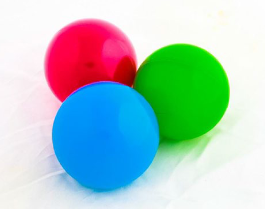
#> input picture openCV/imagenes/imagenes/bolas_de_color.png, 265 x 209 px, given in place of the camera
$ python video_color_selection.py
#> lines starting #> are read from the running program, lines starting #| are printed output that depends on the picture; after the words box and inside, x2 and y2 are one past the last pixel; in counts of white or black regions, pixels touching at a corner belong together
import cv2
import numpy as np

def empty(a):
	pass


def stackImages(scale,imgArray):
    rows = len(imgArray)
    cols = len(imgArray[0])
    rowsAvailable = isinstance(imgArray[0], list)
    width = imgArray[0][0].shape[1]
    height = imgArray[0][0].shape[0]
    if rowsAvailable:
        for x in range ( 0, rows):
            for y in range(0, cols):
                if imgArray[x][y].shape[:2] == imgArray[0][0].shape [:2]:
                    imgArray[x][y] = cv2.resize(imgArray[x][y], (0, 0), None, scale, scale)
                else:
                    imgArray[x][y] = cv2.resize(imgArray[x][y], (imgArray[0][0].shape[1], imgArray[0][0].shape[0]), None, scale, scale)
                if len(imgArray[x][y].shape) == 2: imgArray[x][y]= cv2.cvtColor( imgArray[x][y], cv2.COLOR_GRAY2BGR)
        imageBlank = np.zeros((height, width, 3), np.uint8)
        hor = [imageBlank]*rows
        hor_con = [imageBlank]*rows
        for x in range(0, rows):
            hor[x] = np.hstack(imgArray[x])
        ver = np.vstack(hor)
    else:
        for x in range(0, rows):
            if imgArray[x].shape[:2] == imgArray[0].shape[:2]:
                imgArray[x] = cv2.resize(imgArray[x], (0, 0), None, scale, scale)
            else:
                imgArray[x] = cv2.resize(imgArray[x], (imgArray[0].shape[1], imgArray[0].shape[0]), None,scale, scale)
            if len(imgArray[x].shape) == 2: imgArray[x] = cv2.cvtColor(imgArray[x], cv2.COLOR_GRAY2BGR)
        hor= np.hstack(imgArray)
        ver = hor
    return ver

cv2.namedWindow('TrackBars')
cv2.resizeWindow('TrackBars', 640, 240)

cv2.createTrackbar('Hue min', 'TrackBars', 150, 179, empty)
cv2.createTrackbar('Hue max', 'TrackBars', 179, 179, empty)
cv2.createTrackbar('Sat min', 'TrackBars', 43, 255, empty)
cv2.createTrackbar('Sat max', 'TrackBars', 255, 255, empty)
cv2.createTrackbar('Val min', 'TrackBars', 83, 255, empty)
cv2.createTrackbar('Val max', 'TrackBars', 255, 255, empty)

cap = cv2.VideoCapture(0)
while True:
	_, frame = cap.read()
#> frame is the input picture: shape (209, 265, 3); mean B, G, R 194.8, 199.7, 169.9
	imgHSV = cv2.cvtColor(frame,cv2.COLOR_BGR2HSV)
#> imgHSV: shape (209, 265, 3); mean H, S, V 82.6, 104.5, 238.2
	h_min = cv2.getTrackbarPos('Hue min', 'TrackBars') #get the value
	h_max = cv2.getTrackbarPos('Hue max', 'TrackBars')
	s_min = cv2.getTrackbarPos('Sat min', 'TrackBars')
	s_max = cv2.getTrackbarPos('Sat max', 'TrackBars')
	v_min = cv2.getTrackbarPos('Val min', 'TrackBars')
	v_max = cv2.getTrackbarPos('Val max', 'TrackBars')
	print('hmin: ', h_min, ', ', 'h_max: ', h_max, ', ', 's_min: ', s_min, ', ', 's_max: ', s_max, ', ', 'v_min: ', v_min, ', ','v_max: ', v_max)
	lower = np.array([h_min, s_min, v_min])
	upper = np.array([h_max, s_max, v_max])
	mask = cv2.inRange(imgHSV, lower, upper)
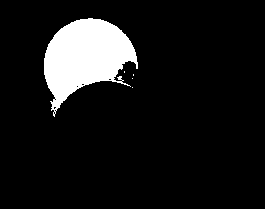
#> mask: shape (209, 265); 9.5% white; 5 white regions (4 under 20 px), largest, box (x1, y1, x2, y2) and area: (44, 18, 138, 117) 5230
	result = cv2.bitwise_and(frame, frame, mask = mask)
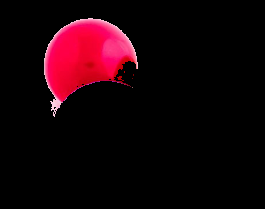
#> result: shape (209, 265, 3); mean B, G, R 8, 2.7, 23
# [4 lines of commented-out code are left out]
	imgStack = stackImages(0.6, ([frame, imgHSV], [mask, result]))
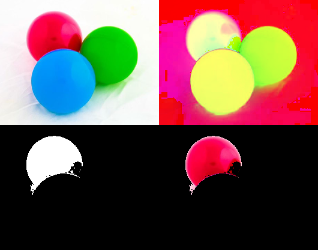
#> imgStack: shape (250, 318, 3); mean B, G, R 77.3, 82.7, 113.7
	cv2.imshow('Stacked Images', imgStack)
	cv2.waitKey(1)

#Libera la camara
cap.release()
#Se cierran todas las ventanas
cv2.destroyAllWindows()

$ run again, on openCV/imagenes/imagenes/shapes.png
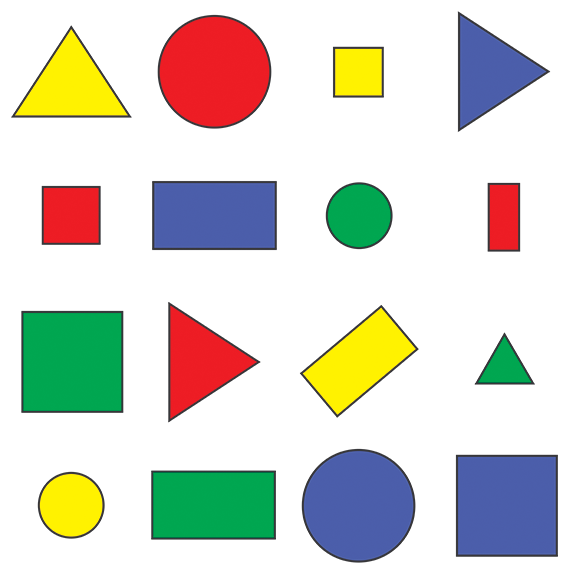
#> input picture openCV/imagenes/imagenes/shapes.png, 576 x 577 px, given in place of the camera
#> frame is the input picture: shape (577, 576, 3); mean B, G, R 205.1, 214.3, 214.2
#> imgHSV: shape (577, 576, 3); mean H, S, V 31.4, 56.1, 234.3
#> `mask = cv2.inRange(imgHSV, lower, upper)`:
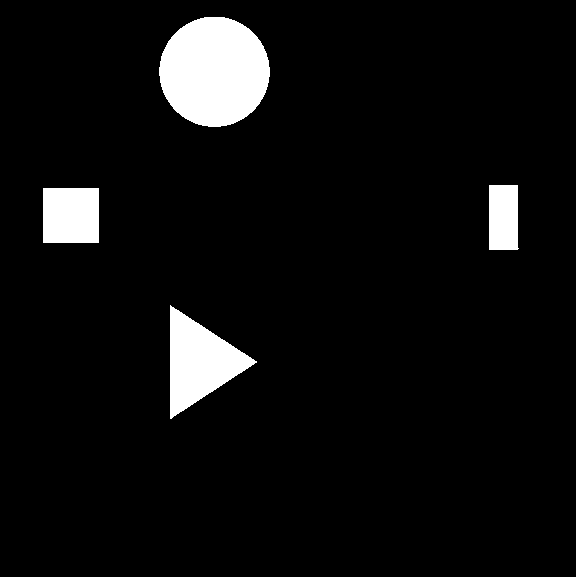
#> mask: shape (577, 576); 5.9% white; 4 white regions, box (x1, y1, x2, y2) and area: (159, 17, 270, 127) 9553, (170, 305, 257, 419) 5011, (43, 188, 99, 243) 3080, (489, 185, 519, 250) 1886
#> `imgStack = stackImages(0.6, ([frame, imgHSV], [mask, result]))`:
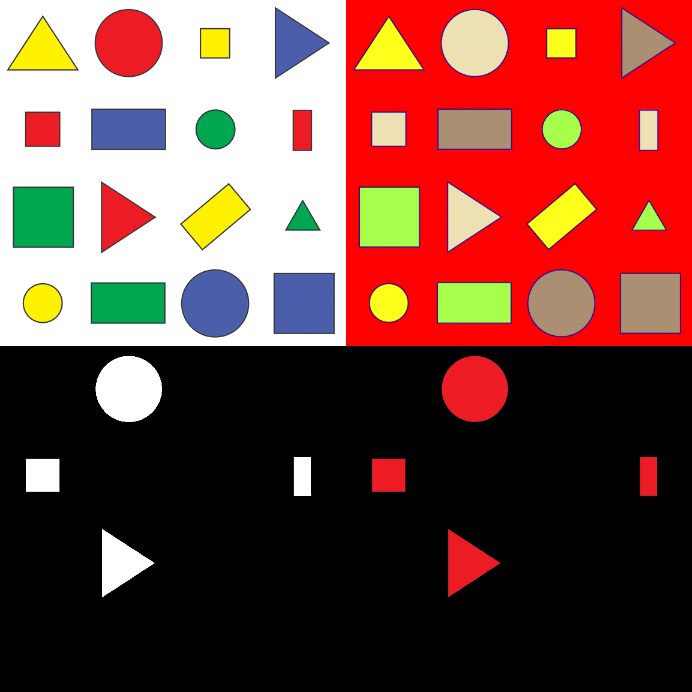
#> imgStack: shape (692, 692, 3); mean B, G, R 63.4, 71.8, 119.3
